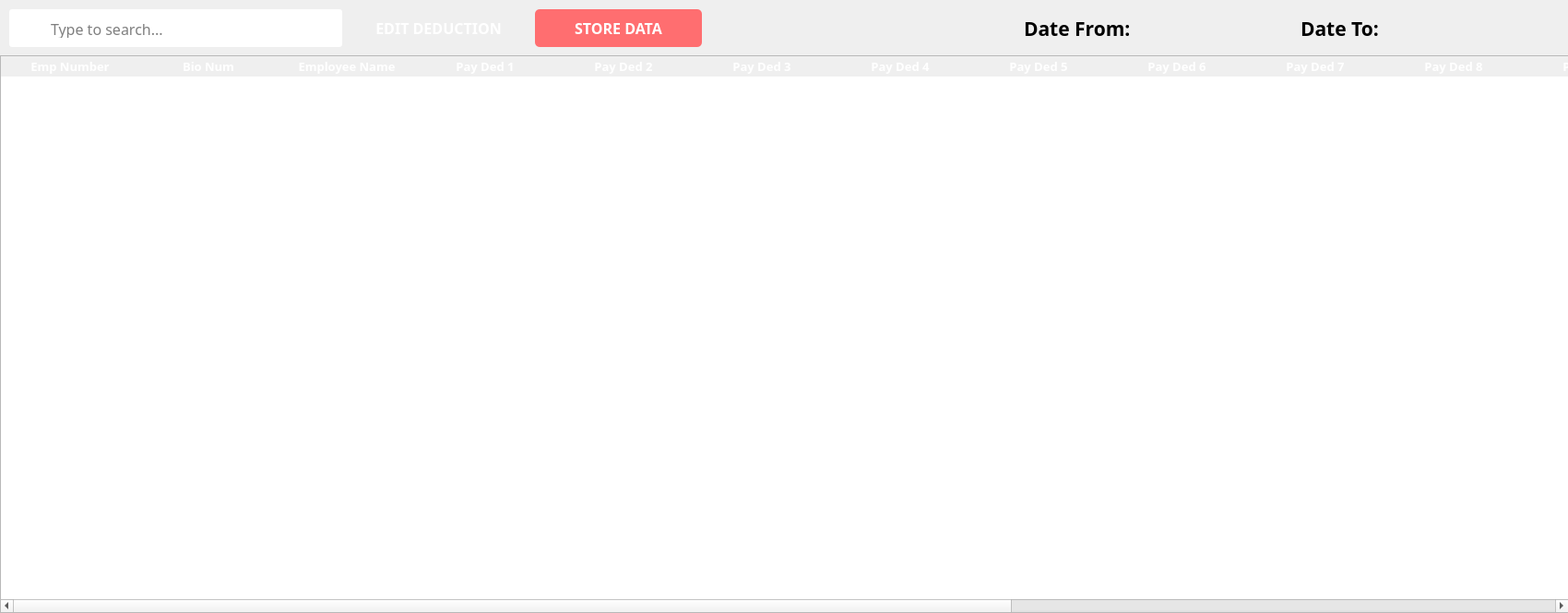
<?xml version="1.0" encoding="UTF-8"?>
<ui version="4.0">
 <class>MainWindow</class>
 <widget class="QMainWindow" name="MainWindow">
  <property name="geometry">
   <rect>
    <x>0</x>
    <y>0</y>
    <width>1700</width>
    <height>665</height>
   </rect>
  </property>
  <property name="windowTitle">
   <string>MainWindow</string>
  </property>
  <widget class="QWidget" name="centralwidget">
   <widget class="QWidget" name="widget" native="true">
    <property name="geometry">
     <rect>
      <x>0</x>
      <y>0</y>
      <width>1711</width>
      <height>665</height>
     </rect>
    </property>
    <property name="styleSheet">
     <string notr="true">#widget{
background-color: &quot;#dce5fe&quot;;
}

#btnCheckSched, #btnFilter {
	background-color: &quot;#344273&quot;;
	color: white;
	border-radius: 5px;
}


#btnPayTrans{
border-radius: 5px;
background-color: rgb(96, 206, 114);
}

#btnSendToEmail{
border-radius: 5px;
color: white;
background-color: rgb(255, 110, 112);
}</string>
    </property>
    <widget class="QFrame" name="searchBar">
     <property name="geometry">
      <rect>
       <x>10</x>
       <y>10</y>
       <width>361</width>
       <height>41</height>
      </rect>
     </property>
     <property name="focusPolicy">
      <enum>Qt::StrongFocus</enum>
     </property>
     <property name="styleSheet">
      <string notr="true">#searchBar{
	border: 1px solid &quot;#344273&quot;;
	border-radius: 3px; 
background-color: white;
}</string>
     </property>
     <property name="frameShape">
      <enum>QFrame::StyledPanel</enum>
     </property>
     <property name="frameShadow">
      <enum>QFrame::Raised</enum>
     </property>
     <widget class="QLineEdit" name="txtSearch">
      <property name="geometry">
       <rect>
        <x>43</x>
        <y>10</y>
        <width>301</width>
        <height>21</height>
       </rect>
      </property>
      <property name="font">
       <font>
        <family>Poppins</family>
        <pointsize>12</pointsize>
       </font>
      </property>
      <property name="focusPolicy">
       <enum>Qt::ClickFocus</enum>
      </property>
      <property name="styleSheet">
       <string notr="true">#txtSearch{

}</string>
      </property>
      <property name="text">
       <string/>
      </property>
      <property name="frame">
       <bool>false</bool>
      </property>
      <property name="placeholderText">
       <string>Type to search...</string>
      </property>
     </widget>
     <widget class="QLabel" name="searchIcon">
      <property name="geometry">
       <rect>
        <x>10</x>
        <y>10</y>
        <width>31</width>
        <height>21</height>
       </rect>
      </property>
      <property name="styleSheet">
       <string notr="true">#searchIcon{
	background-color: white;
}</string>
      </property>
      <property name="text">
       <string/>
      </property>
      <property name="pixmap">
       <pixmap>../Icons/search.svg</pixmap>
      </property>
      <property name="scaledContents">
       <bool>false</bool>
      </property>
      <property name="alignment">
       <set>Qt::AlignCenter</set>
      </property>
     </widget>
    </widget>
    <widget class="QLabel" name="lblDateFrom">
     <property name="geometry">
      <rect>
       <x>1110</x>
       <y>20</y>
       <width>121</width>
       <height>21</height>
      </rect>
     </property>
     <property name="font">
      <font>
       <family>Poppins</family>
       <pointsize>16</pointsize>
       <weight>75</weight>
       <bold>true</bold>
      </font>
     </property>
     <property name="text">
      <string>Date From:</string>
     </property>
    </widget>
    <widget class="QLabel" name="lblFrom">
     <property name="geometry">
      <rect>
       <x>1230</x>
       <y>20</y>
       <width>181</width>
       <height>21</height>
      </rect>
     </property>
     <property name="font">
      <font>
       <family>Poppins</family>
       <pointsize>12</pointsize>
       <weight>50</weight>
       <bold>false</bold>
      </font>
     </property>
     <property name="text">
      <string/>
     </property>
     <property name="alignment">
      <set>Qt::AlignCenter</set>
     </property>
    </widget>
    <widget class="QLabel" name="lblTo">
     <property name="geometry">
      <rect>
       <x>1500</x>
       <y>20</y>
       <width>181</width>
       <height>21</height>
      </rect>
     </property>
     <property name="font">
      <font>
       <family>Poppins</family>
       <pointsize>12</pointsize>
       <weight>50</weight>
       <bold>false</bold>
      </font>
     </property>
     <property name="text">
      <string/>
     </property>
     <property name="alignment">
      <set>Qt::AlignCenter</set>
     </property>
    </widget>
    <widget class="QLabel" name="lblDateTo">
     <property name="geometry">
      <rect>
       <x>1410</x>
       <y>20</y>
       <width>91</width>
       <height>21</height>
      </rect>
     </property>
     <property name="font">
      <font>
       <family>Poppins</family>
       <pointsize>16</pointsize>
       <weight>75</weight>
       <bold>true</bold>
      </font>
     </property>
     <property name="text">
      <string>Date To:</string>
     </property>
    </widget>
    <widget class="QLabel" name="lblDateFrom_2">
     <property name="geometry">
      <rect>
       <x>10</x>
       <y>0</y>
       <width>361</width>
       <height>21</height>
      </rect>
     </property>
     <property name="font">
      <font>
       <family>Poppins</family>
       <pointsize>16</pointsize>
       <weight>75</weight>
       <bold>true</bold>
      </font>
     </property>
     <property name="text">
      <string/>
     </property>
    </widget>
    <widget class="QPushButton" name="btnStore">
     <property name="geometry">
      <rect>
       <x>580</x>
       <y>10</y>
       <width>181</width>
       <height>41</height>
      </rect>
     </property>
     <property name="font">
      <font>
       <family>Poppins</family>
       <pointsize>12</pointsize>
       <weight>75</weight>
       <bold>true</bold>
      </font>
     </property>
     <property name="cursor">
      <cursorShape>PointingHandCursor</cursorShape>
     </property>
     <property name="styleSheet">
      <string notr="true">border-radius: 5px;
color: white;
background-color: rgb(255, 110, 112);</string>
     </property>
     <property name="text">
      <string>STORE DATA</string>
     </property>
     <property name="iconSize">
      <size>
       <width>22</width>
       <height>22</height>
      </size>
     </property>
    </widget>
    <widget class="QPushButton" name="btnEdit">
     <property name="geometry">
      <rect>
       <x>380</x>
       <y>10</y>
       <width>191</width>
       <height>41</height>
      </rect>
     </property>
     <property name="font">
      <font>
       <family>Poppins</family>
       <pointsize>12</pointsize>
       <weight>75</weight>
       <bold>true</bold>
      </font>
     </property>
     <property name="cursor">
      <cursorShape>PointingHandCursor</cursorShape>
     </property>
     <property name="styleSheet">
      <string notr="true">background-color: &quot;#344273&quot;;
color: white;
border: none;
border-radius: 5px;</string>
     </property>
     <property name="text">
      <string>EDIT DEDUCTION</string>
     </property>
     <property name="iconSize">
      <size>
       <width>22</width>
       <height>22</height>
      </size>
     </property>
    </widget>
   </widget>
   <widget class="QTableWidget" name="paytimesheetTable">
    <property name="geometry">
     <rect>
      <x>0</x>
      <y>60</y>
      <width>1701</width>
      <height>605</height>
     </rect>
    </property>
    <property name="sizePolicy">
     <sizepolicy hsizetype="Fixed" vsizetype="Fixed">
      <horstretch>0</horstretch>
      <verstretch>0</verstretch>
     </sizepolicy>
    </property>
    <property name="font">
     <font>
      <family>Poppins SemiBold</family>
      <pointsize>10</pointsize>
      <weight>75</weight>
      <bold>true</bold>
     </font>
    </property>
    <property name="focusPolicy">
     <enum>Qt::ClickFocus</enum>
    </property>
    <property name="contextMenuPolicy">
     <enum>Qt::DefaultContextMenu</enum>
    </property>
    <property name="styleSheet">
     <string notr="true">/* Header Design */

QHeaderView::section {
	font-family: Poppins;
	font-weight: bold;
	font-size: 13px;
	color: white;
	background-color: &quot;#344273&quot;;
	border: none;
}

/* Style for the selected row */
QTableView::item:selected:active {
	 selection-background-color: &quot;#9DADDF&quot;;
}

/* Style for the alternate row */
QTableWidget {
	alternate-background-color: &quot;#DDDDDD&quot;;
}</string>
    </property>
    <property name="horizontalScrollBarPolicy">
     <enum>Qt::ScrollBarAsNeeded</enum>
    </property>
    <property name="sizeAdjustPolicy">
     <enum>QAbstractScrollArea::AdjustIgnored</enum>
    </property>
    <property name="editTriggers">
     <set>QAbstractItemView::NoEditTriggers</set>
    </property>
    <property name="tabKeyNavigation">
     <bool>false</bool>
    </property>
    <property name="showDropIndicator" stdset="0">
     <bool>false</bool>
    </property>
    <property name="dragDropOverwriteMode">
     <bool>false</bool>
    </property>
    <property name="alternatingRowColors">
     <bool>true</bool>
    </property>
    <property name="selectionMode">
     <enum>QAbstractItemView::SingleSelection</enum>
    </property>
    <property name="selectionBehavior">
     <enum>QAbstractItemView::SelectRows</enum>
    </property>
    <property name="textElideMode">
     <enum>Qt::ElideRight</enum>
    </property>
    <property name="showGrid">
     <bool>false</bool>
    </property>
    <property name="gridStyle">
     <enum>Qt::SolidLine</enum>
    </property>
    <property name="sortingEnabled">
     <bool>false</bool>
    </property>
    <property name="cornerButtonEnabled">
     <bool>false</bool>
    </property>
    <property name="columnCount">
     <number>17</number>
    </property>
    <attribute name="horizontalHeaderVisible">
     <bool>true</bool>
    </attribute>
    <attribute name="horizontalHeaderCascadingSectionResizes">
     <bool>true</bool>
    </attribute>
    <attribute name="horizontalHeaderMinimumSectionSize">
     <number>50</number>
    </attribute>
    <attribute name="horizontalHeaderDefaultSectionSize">
     <number>150</number>
    </attribute>
    <attribute name="horizontalHeaderHighlightSections">
     <bool>true</bool>
    </attribute>
    <attribute name="horizontalHeaderShowSortIndicator" stdset="0">
     <bool>false</bool>
    </attribute>
    <attribute name="horizontalHeaderStretchLastSection">
     <bool>true</bool>
    </attribute>
    <attribute name="verticalHeaderVisible">
     <bool>false</bool>
    </attribute>
    <attribute name="verticalHeaderCascadingSectionResizes">
     <bool>false</bool>
    </attribute>
    <attribute name="verticalHeaderMinimumSectionSize">
     <number>23</number>
    </attribute>
    <attribute name="verticalHeaderDefaultSectionSize">
     <number>31</number>
    </attribute>
    <attribute name="verticalHeaderHighlightSections">
     <bool>false</bool>
    </attribute>
    <attribute name="verticalHeaderShowSortIndicator" stdset="0">
     <bool>false</bool>
    </attribute>
    <column>
     <property name="text">
      <string>Emp Number</string>
     </property>
    </column>
    <column>
     <property name="text">
      <string>Bio Num</string>
     </property>
    </column>
    <column>
     <property name="text">
      <string>Employee Name</string>
     </property>
     <property name="font">
      <font>
       <strikeout>false</strikeout>
      </font>
     </property>
     <property name="foreground">
      <brush brushstyle="SolidPattern">
       <color alpha="255">
        <red>0</red>
        <green>0</green>
        <blue>0</blue>
       </color>
      </brush>
     </property>
    </column>
    <column>
     <property name="text">
      <string>Pay Ded 1</string>
     </property>
    </column>
    <column>
     <property name="text">
      <string>Pay Ded 2</string>
     </property>
    </column>
    <column>
     <property name="text">
      <string>Pay Ded 3</string>
     </property>
    </column>
    <column>
     <property name="text">
      <string>Pay Ded 4</string>
     </property>
    </column>
    <column>
     <property name="text">
      <string>Pay Ded 5</string>
     </property>
    </column>
    <column>
     <property name="text">
      <string>Pay Ded 6</string>
     </property>
    </column>
    <column>
     <property name="text">
      <string>Pay Ded 7</string>
     </property>
    </column>
    <column>
     <property name="text">
      <string>Pay Ded 8</string>
     </property>
    </column>
    <column>
     <property name="text">
      <string>Pay Ded 9</string>
     </property>
    </column>
    <column>
     <property name="text">
      <string>Pay Ded 10</string>
     </property>
    </column>
    <column>
     <property name="text">
      <string>Pay Ded 11</string>
     </property>
    </column>
    <column>
     <property name="text">
      <string>Pay Ded 12</string>
     </property>
    </column>
    <column>
     <property name="text">
      <string>Pay Ded 13</string>
     </property>
    </column>
    <column>
     <property name="text">
      <string>Pay Ded 14</string>
     </property>
    </column>
   </widget>
  </widget>
 </widget>
 <resources/>
 <connections/>
</ui>
